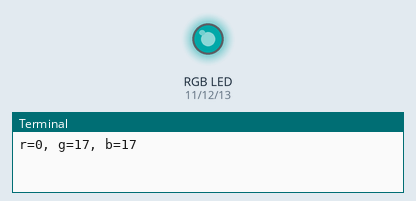
Recording of a program running on a simulated Raspberry Pi (header pin numbers). Parts: an RGB LED mixed from three pins (HIGH = lit), the last lines printed to the terminal. Dim RGB values are drawn brighter than linear; random numbers come from a fixed seed.

Above: at 0.05 s.
At 4.96 s:
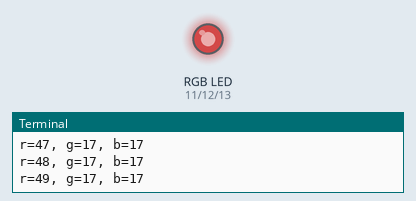
At 9.97 s:
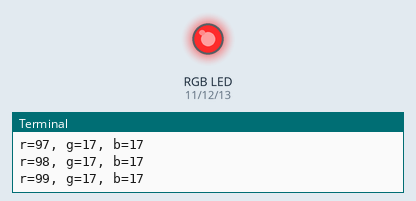
At 19.9 s:
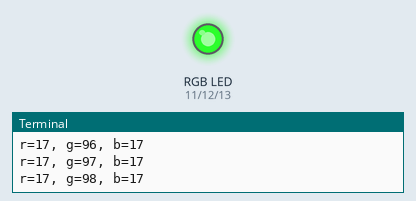
At 29.82 s:
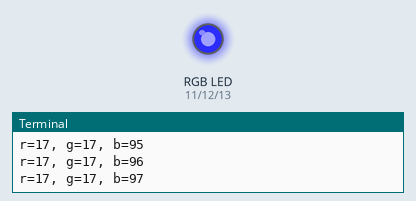
At 39.85 s:
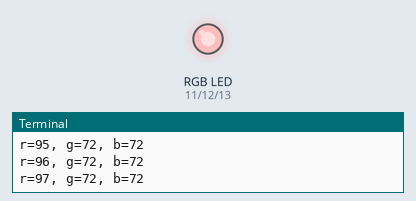
Timing chart, 0 to 40.0 s (numbered marks = the images above):
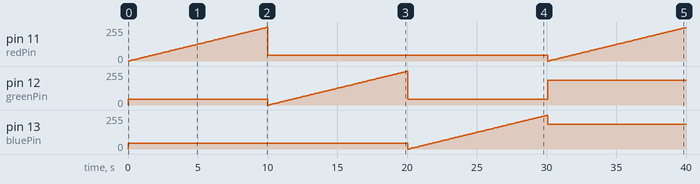

The program:

colour.py
```python
import RPi.GPIO as GPIO
import time
import random

redPin = 11
greenPin = 12
bluePin = 13

def setup():
    global pwmRed,pwmGreen,pwmBlue
    GPIO.setmode(GPIO.BOARD)
    GPIO.setup([redPin, greenPin, bluePin], GPIO.OUT)
    GPIO.output([redPin, greenPin, bluePin], GPIO.HIGH)

    pwmRed = GPIO.PWM(redPin, 500)
    pwmRed.start(0)

    pwmGreen = GPIO.PWM(greenPin, 500)
    pwmGreen.start(0)

    pwmBlue = GPIO.PWM(bluePin, 500)
    pwmBlue.start(0)

def setColour(r_val,g_val,b_val):
    pwmRed.ChangeDutyCycle(r_val)
    pwmGreen.ChangeDutyCycle(g_val)
    pwmBlue.ChangeDutyCycle(b_val)
    print ('r=%d, g=%d, b=%d ' %(r_val ,g_val, b_val))

def destroy():
    pwmRed.stop()
    pwmGreen.stop()
    pwmBlue.stop()
    GPIO.cleanup()

if __name__ == '__main__':
    setup()
    try:
        while True:
            rand=random.randint(0,100)
            for r_val in range(0, 100, 1):
                setColour(r_val,rand,rand)
                time.sleep(.1)
            for g_val  in range(0, 100, 1):
                setColour(rand,g_val,rand)
                time.sleep(.1)
            for b_val  in range(0, 100, 1):
                setColour(rand,rand,b_val)
                time.sleep(.1)
    except KeyboardInterrupt:
        destroy()
```

Measured:
- by itself, pin 11 (redPin): 0/255 → 3/255 at 0.10 s, → 5/255 0.10 s later, → 8/255 0.10 s later, → 10/255 0.10 s later, … (199 changes in this stretch)
- by itself, pin 13 (bluePin): 0/255 → 43/255 at 0.00 s, → 0/255 20.1 s later, → 3/255 0.10 s later, → 5/255 0.10 s later, … (102 changes in this stretch)
